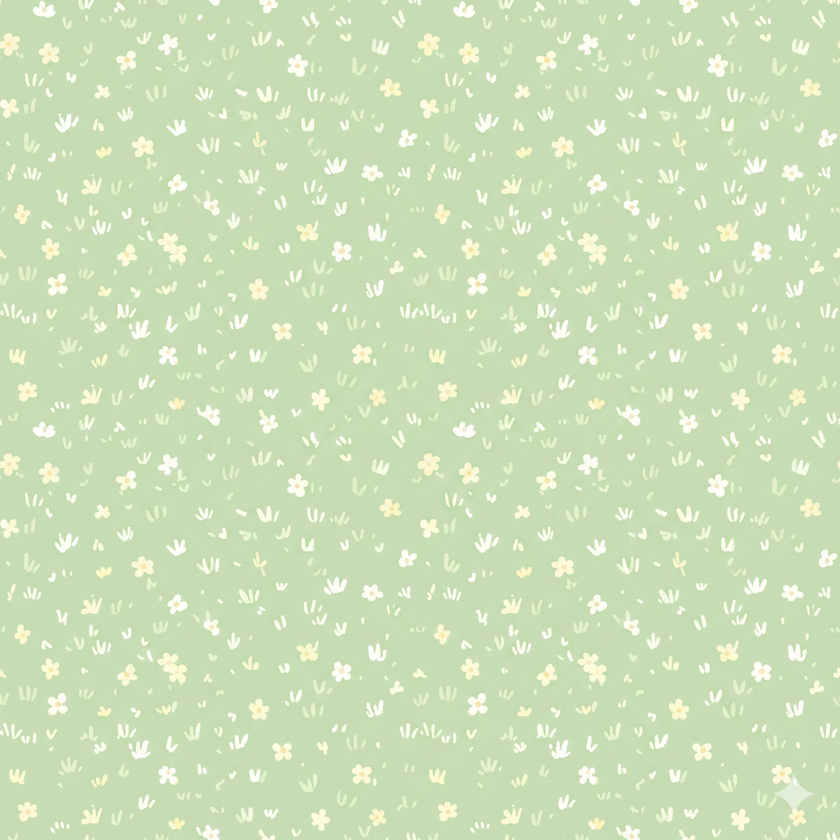
#> input picture frontend/public/images/tiles/workspace/grass.png, 840 x 840 px, shrunk from 1024 x 1024 before the run; its folder holds only this picture in this run
$ python check_seamless.py grass.png
#> lines starting #> are read from the running program, lines starting #| are printed output that depends on the picture
#!/usr/bin/env python3
"""
심리스 타일 테스트 스크립트
이미지를 2x2로 이어붙여서 경계선이 보이는지 확인합니다.

사용법:
  python check_seamless.py grass.png
  python check_seamless.py river.png
  python check_seamless.py grass_river_edge.png
"""

import sys
from PIL import Image
import os

def check_seamless(img_path, output_suffix="_2x2"):
    """이미지를 2x2로 타일링해서 저장"""
#> called with img_path = 'grass.png', output_suffix = '_2x2'
    img = Image.open(img_path)
#> img is the input picture: PIL image 840x840 RGBA; mean R, G, B, A 204.4, 223.5, 184.7, 255
    w, h = img.size
#> w = 840; h = 840

    # 2x2로 이어붙인 새 이미지 생성
    new_img = Image.new('RGBA', (w * 2, h * 2))
#> new_img: PIL image 1680x1680 RGBA; every value is 0
    new_img.paste(img, (0, 0))
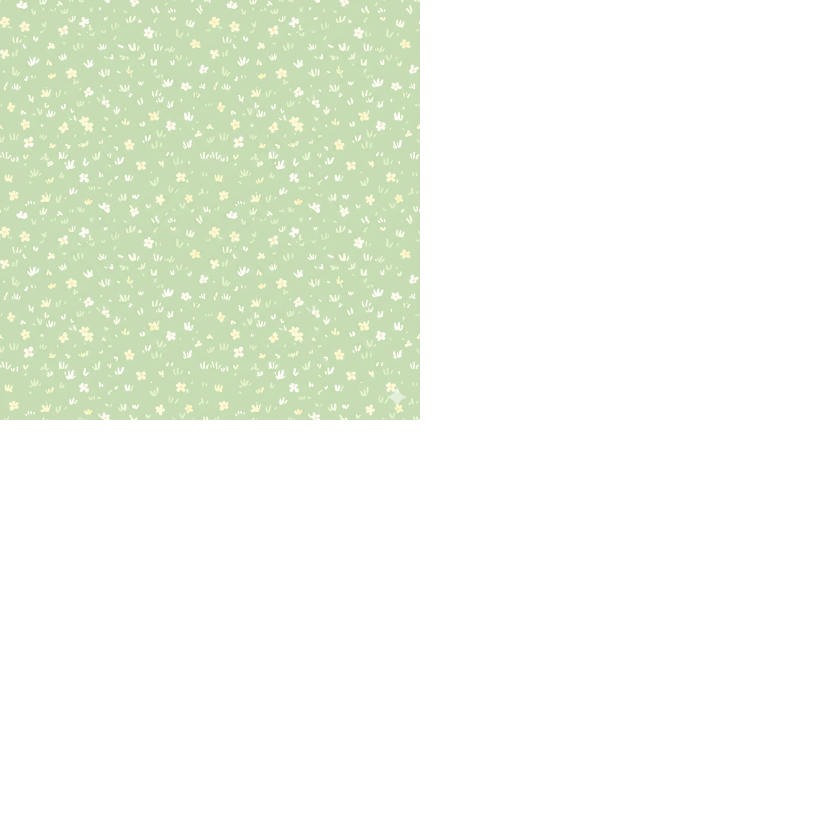
#> new_img: PIL image 1680x1680 RGBA (shown at 1/2 size); mean R, G, B, A 51.1, 55.9, 46.2, 63.8; transparent parts drawn white
    new_img.paste(img, (w, 0))
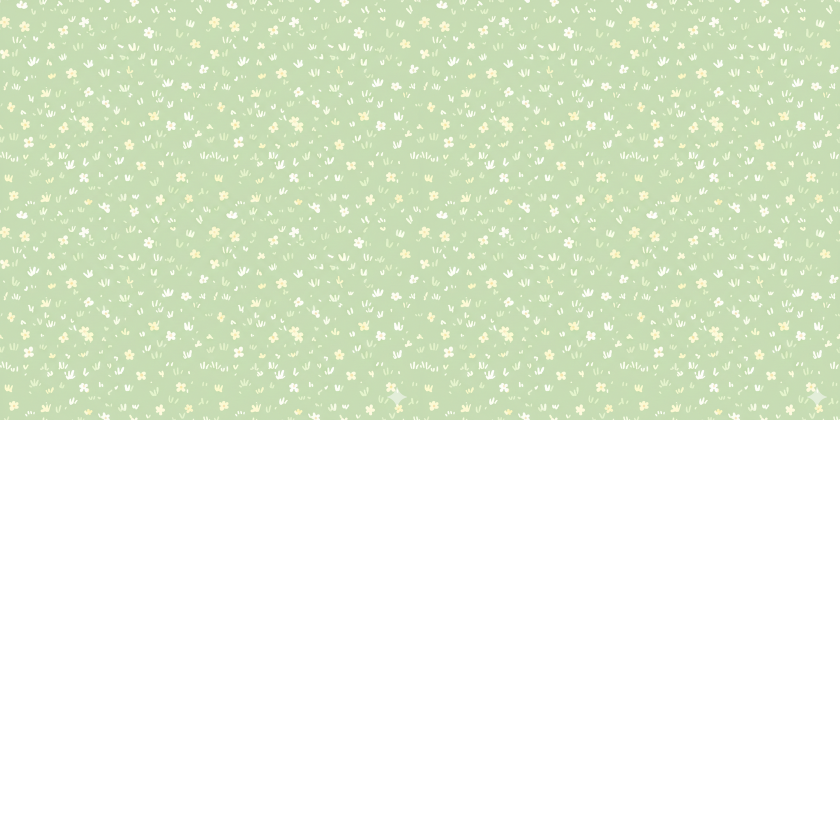
#> new_img: PIL image 1680x1680 RGBA (shown at 1/2 size); mean R, G, B, A 102.2, 111.8, 92.3, 127.5; transparent parts drawn white
    new_img.paste(img, (0, h))
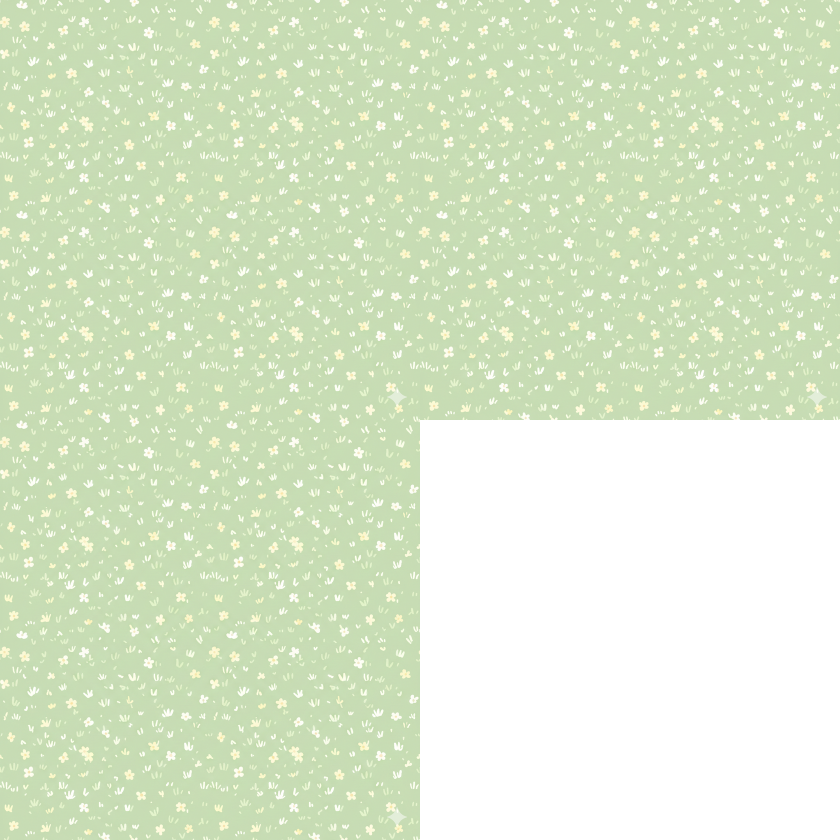
#> new_img: PIL image 1680x1680 RGBA (shown at 1/2 size); mean R, G, B, A 153.3, 167.6, 138.5, 191.2; transparent parts drawn white
    new_img.paste(img, (w, h))
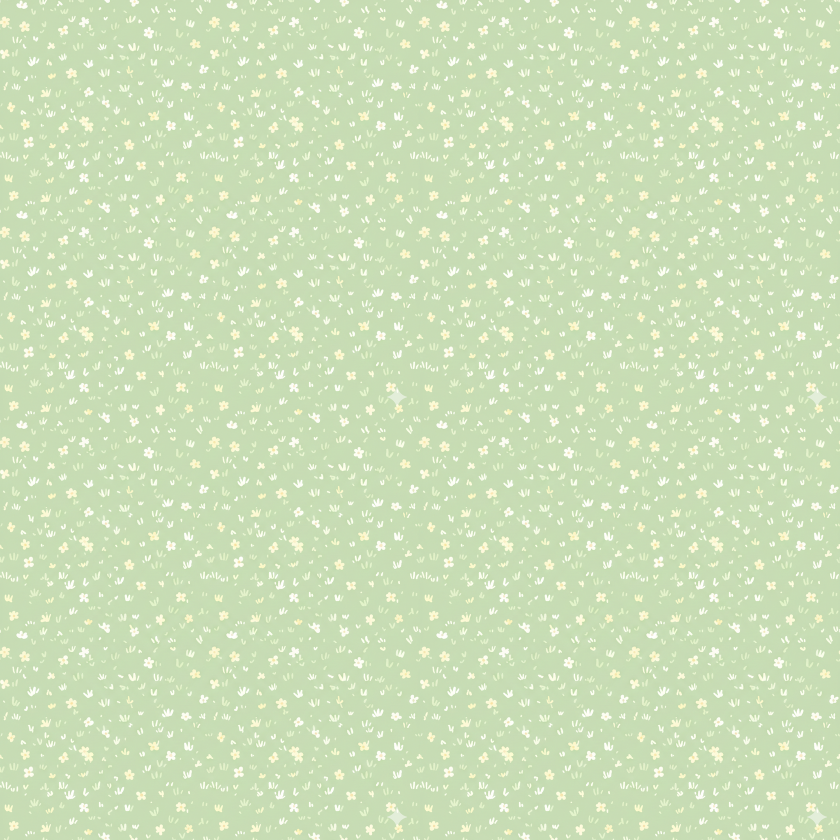
#> new_img: PIL image 1680x1680 RGBA (shown at 1/2 size); mean R, G, B, A 204.4, 223.5, 184.7, 255

    # 결과 저장
    base_name = os.path.splitext(img_path)[0]
    output_path = f"{base_name}{output_suffix}.png"
    new_img.save(output_path)
    print(f"✅ 저장 완료: {output_path}")
    print(f"   원본 크기: {w}x{h}")
#|    원본 크기: 840x840
    print(f"   결과 크기: {w*2}x{h*2}")
#|    결과 크기: 1680x1680

    # 이미지 열기 (macOS)
    os.system(f'open "{output_path}"')

    return output_path

# [58 lines left out: functions create_offset_preview, slice_to_tiles, not called in this run]

if __name__ == "__main__":
    if len(sys.argv) < 2:
        print("사용법:")
        print("  python check_seamless.py <이미지파일> [명령]")
        print("")
        print("명령:")
        print("  (없음)  - 2x2 타일링 테스트")
        print("  offset  - 오프셋 미리보기 (경계선을 중앙으로)")
        print("  slice   - 64x64 타일로 자르기")
        print("")
        print("예시:")
        print("  python check_seamless.py grass.png")
        print("  python check_seamless.py grass.png offset")
        print("  python check_seamless.py grass.png slice")
        sys.exit(1)

    img_path = sys.argv[1]
    command = sys.argv[2] if len(sys.argv) > 2 else "check"

    if not os.path.exists(img_path):
        print(f"❌ 파일을 찾을 수 없음: {img_path}")
        sys.exit(1)

    if command == "offset":
        create_offset_preview(img_path)
    elif command == "slice":
        slice_to_tiles(img_path)
    else:
        check_seamless(img_path)

$ run again, on frontend/public/images/tiles/workspace/river.png
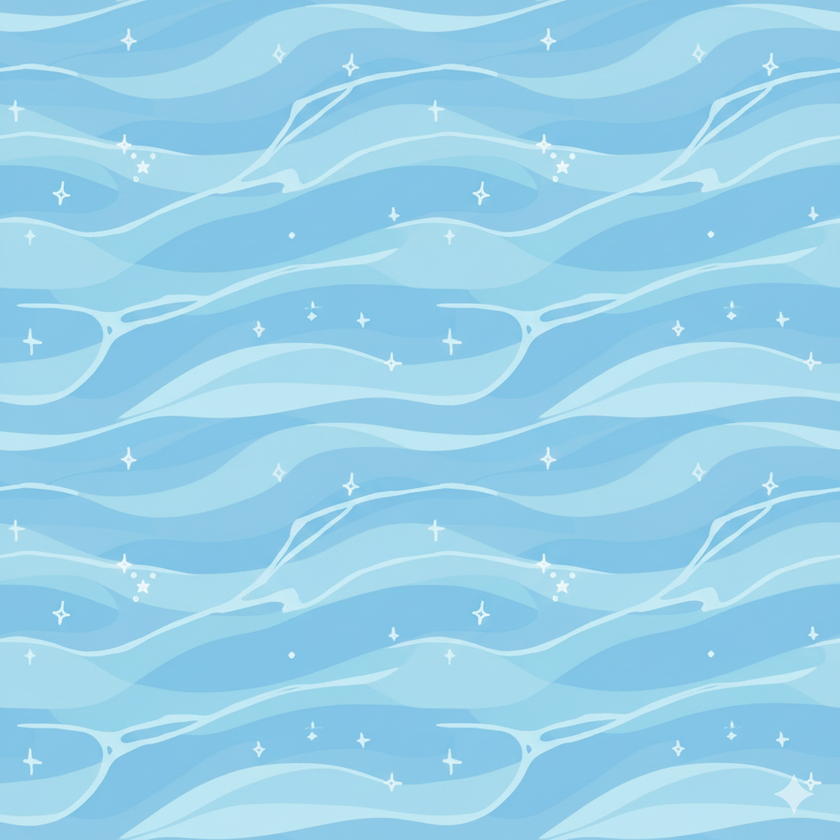
#> input picture frontend/public/images/tiles/workspace/river.png, 840 x 840 px, shrunk from 1024 x 1024 before the run
#> in check_seamless, img is the input picture: PIL image 840x840 RGBA; mean R, G, B, A 151.6, 208.6, 233.8, 255
#> in check_seamless, `new_img.paste(img, (0, h))`:
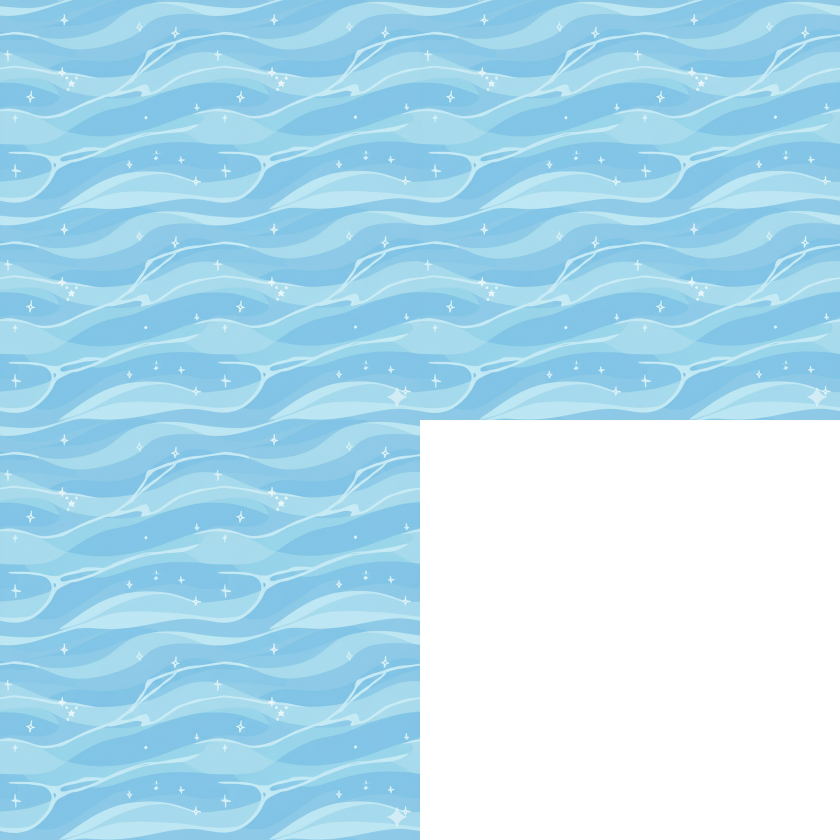
#> new_img: PIL image 1680x1680 RGBA (shown at 1/2 size); mean R, G, B, A 113.7, 156.5, 175.3, 191.2; transparent parts drawn white
#> in check_seamless, `new_img.paste(img, (w, h))`:
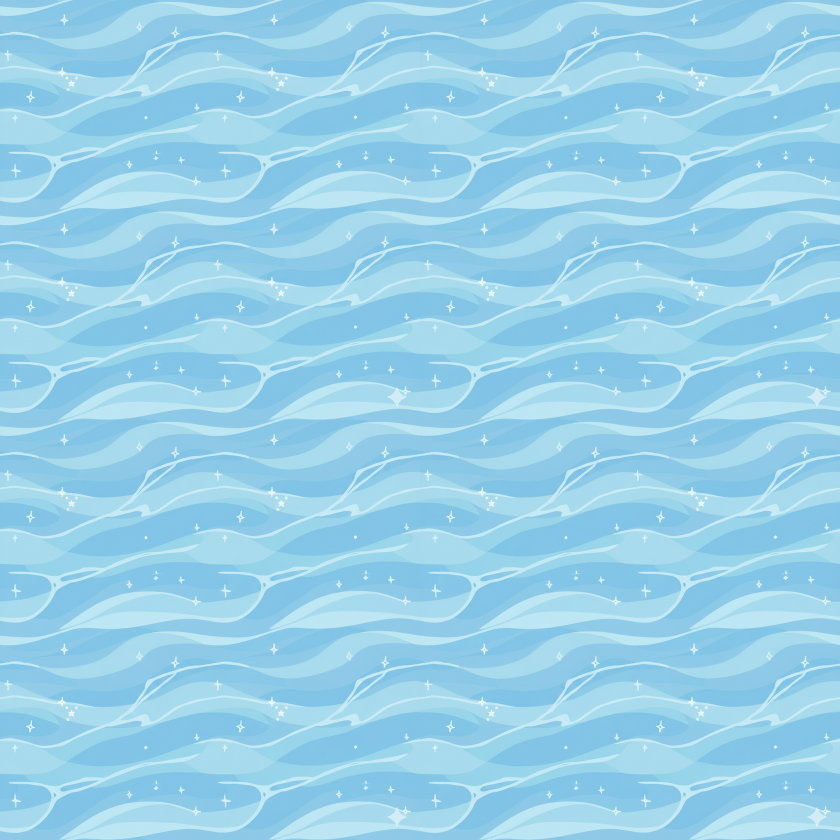
#> new_img: PIL image 1680x1680 RGBA (shown at 1/2 size); mean R, G, B, A 151.6, 208.6, 233.8, 255
#|    원본 크기: 840x840
#|    결과 크기: 1680x1680
